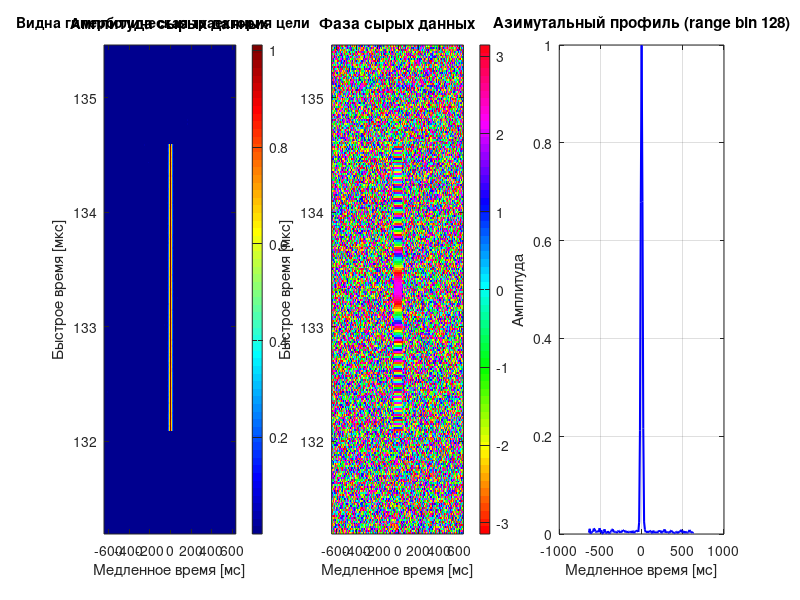
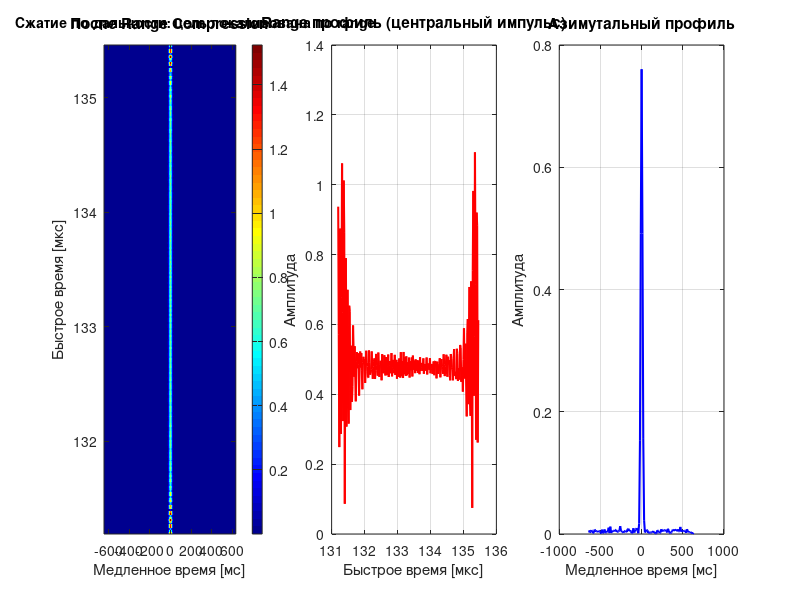
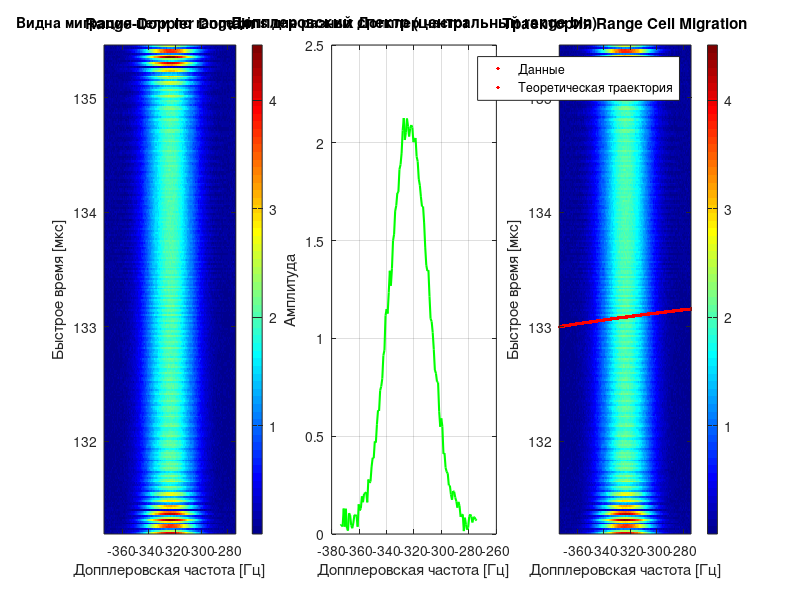
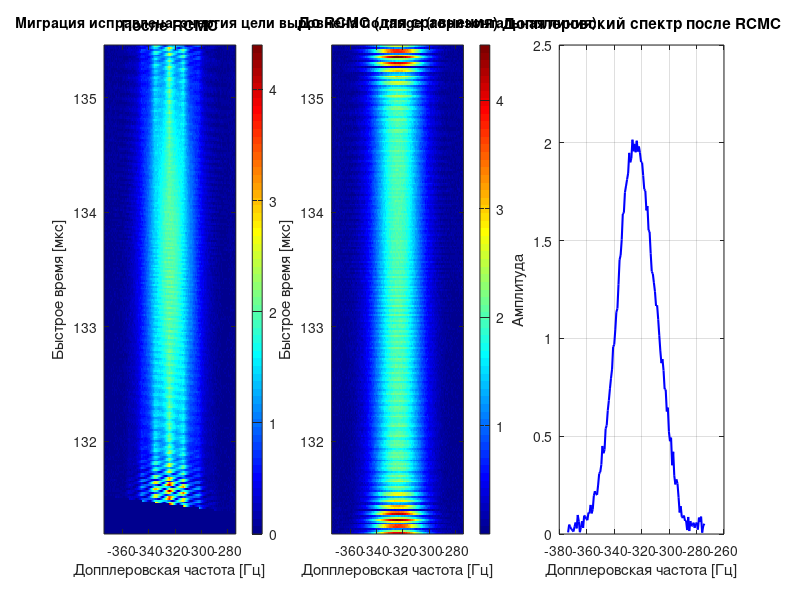

Here is the MATLAB script that generated these plots, in order:
% =========================================================================
% Simplified RDA Demo - Single Point Target
% =========================================================================
%
% Упрощённая демонстрация для изучения каждого этапа RDA
% на примере ОДНОЙ точечной цели
%
% Позволяет:
%   - Визуализировать сигнал на каждом этапе
%   - Понять влияние каждой операции
%   - Экспериментировать с параметрами
%
% =========================================================================

clear; close all; clc;

%% ========================================================================
% ПАРАМЕТРЫ - упрощённые для наглядности
% =========================================================================

c = 3e8;                            % Скорость света [м/с]
f0 = 5.3e9;                         % Несущая частота [Гц]
lambda = c / f0;                    % Длина волны [м]

% Параметры платформы
Vr = 150;                           % Скорость [м/с]

% Параметры сигнала
Tr = 2.5e-6;                        % Длительность импульса [с]
Kr = 20e12;                         % Частота модуляции [Гц/с]
Br = abs(Kr * Tr);                  % Полоса [Гц]

% Параметры дискретизации
Fs = 60e6;                          % Частота дискретизации по range [Гц]
PRF = 100;                          % ЧПИ [Гц]

% Параметры сцены
R0 = 20000;                         % Дистанция до цели [м]
theta_squint = deg2rad(3.5);        % Угол squint [рад]

% Размеры данных (малые для наглядности)
Naz = 128;                          % Число импульсов
Nrg = 256;                          % Отсчётов на импульс

% Доплеровские параметры
f_dc = -2*Vr/lambda * sin(theta_squint); % Допплер центроид [Гц]

fprintf('=== ПАРАМЕТРЫ ===\n');
fprintf('Несущая частота: %.2f ГГц\n', f0/1e9);
fprintf('Длина волны: %.4f м\n', lambda);
fprintf('Разрешение по дальности: %.2f м\n', c/(2*Br));
fprintf('Угол squint: %.2f град\n', rad2deg(theta_squint));
fprintf('Допплер центроид: %.1f Гц\n', f_dc);
fprintf('\n');

%% ========================================================================
% ГЕНЕРАЦИЯ СЫРЫХ ДАННЫХ - одна цель в центре
% =========================================================================

fprintf('Генерация сырых данных для одной цели...\n');

% Оси времени
tau0   = 2*R0/c;                               % задержка до цели
t_fast = tau0 + ((0:Nrg-1) - Nrg/2) / Fs;      % окно вокруг tau0
eta_slow = ((0:Naz-1) - Naz/2) / PRF; % Медленное время [с]

% Положение цели - в центре
eta0 = 0;                           % Цель в центре апертуры
A0 = 1.0;                           % Амплитуда

% Инициализация
S_raw = zeros(Nrg, Naz);

% Генерация сигнала
for m = 1:Naz
    eta = eta_slow(m);
    
    % История дальности (гипербола)
    R_eta = sqrt(R0^2 + Vr^2 * (eta - eta0)^2);
    
    % Задержка
    tau = 2 * R_eta / c;
    
    % Азимутальное окно (Гауссово)
    T_illum = 4.0 / Vr;  % Время освещения [с]
    w_a = exp(-4*log(2)*(eta - eta0)^2 / T_illum^2);
    
    % ЛЧМ сигнал
    t_centered = t_fast - tau;
    range_window = double(abs(t_centered) <= Tr/2);
    chirp = exp(1j * pi * Kr * t_centered.^2);
    
    % Фазовый член
    phase_term = exp(-1j * 4 * pi * R_eta / lambda);
    
    % Сигнал
    S_raw(:, m) = A0 * w_a * phase_term * (range_window .* chirp).';
end

fprintf('Max |S_raw| = %.3f\n', max(abs(S_raw(:))));

% Добавить шум
SNR_dB = 25;
signal_power = sum(abs(S_raw(:)).^2) / numel(S_raw);
noise_power = signal_power / (10^(SNR_dB/10));
S_raw = S_raw + sqrt(noise_power/2) * (randn(size(S_raw)) + 1j*randn(size(S_raw)));

fprintf('Сырые данные: %d × %d\n\n', Nrg, Naz);

%% ========================================================================
% ВИЗУАЛИЗАЦИЯ: Raw Data
% =========================================================================

figure('Name', 'ЭТАП 0: Сырые данные', 'Position', [50 50 1400 500]);

% Амплитуда
subplot(1,3,1);
imagesc(eta_slow*1e3, t_fast*1e6, abs(S_raw));
xlabel('Медленное время [мс]'); ylabel('Быстрое время [мкс]');
title('Амплитуда сырых данных');
colorbar; axis xy; colormap(gca, jet);

% Фаза
subplot(1,3,2);
imagesc(eta_slow*1e3, t_fast*1e6, angle(S_raw));
xlabel('Медленное время [мс]'); ylabel('Быстрое время [мкс]');
title('Фаза сырых данных');
colorbar; axis xy; colormap(gca, hsv);

% Азимутальный профиль (центральный range bin)
subplot(1,3,3);
center_range_bin = round(Nrg/2);
plot(eta_slow*1e3, abs(S_raw(center_range_bin, :)), 'b-', 'LineWidth', 1.5);
xlabel('Медленное время [мс]'); ylabel('Амплитуда');
title(sprintf('Азимутальный профиль (range bin %d)', center_range_bin));
grid on;

% Пояснение
annotation('textbox', [0.02 0.95 0.3 0.04], 'String', ...
    'Видна гиперболическая траектория цели', ...
    'EdgeColor', 'none', 'FontSize', 10, 'FontWeight', 'bold');

pause(1);

%% ========================================================================
% ЭТАП 1: RANGE COMPRESSION
% =========================================================================

fprintf('ЭТАП 1: Range Compression...\n');

% Частотная ось по дальности
f_range = ((0:Nrg-1) - Nrg/2) * (Fs/Nrg);

% Согласованный фильтр (сопряжённый chirp)
H_rc = exp(-1j * pi * f_range.^2 / Kr);
H_rc = H_rc .* (abs(f_range) <= Br/2);

% Применить к каждому импульсу
S_rc = zeros(Nrg, Naz);
for m = 1:Naz
    S_fft = fftshift(fft(S_raw(:, m)));
    S_compressed = S_fft .* H_rc.';
    S_rc(:, m) = ifft(ifftshift(S_compressed));
end

fprintf('  Разрешение по дальности: %.2f м\n\n', c/(2*Br));

%% ВИЗУАЛИЗАЦИЯ: Range Compressed
figure('Name', 'ЭТАП 1: Range Compression', 'Position', [60 60 1400 500]);

subplot(1,3,1);
imagesc(eta_slow*1e3, t_fast*1e6, abs(S_rc));
xlabel('Медленное время [мс]'); ylabel('Быстрое время [мкс]');
title('После Range Compression');
colorbar; axis xy; colormap(gca, jet);

subplot(1,3,2);
plot(t_fast*1e6, abs(S_rc(:, Naz/2)), 'r-', 'LineWidth', 1.5);
xlabel('Быстрое время [мкс]'); ylabel('Амплитуда');
title('Range профиль (центральный импульс)');
grid on;

subplot(1,3,3);
plot(eta_slow*1e3, abs(S_rc(center_range_bin, :)), 'b-', 'LineWidth', 1.5);
xlabel('Медленное время [мс]'); ylabel('Амплитуда');
title('Азимутальный профиль');
grid on;

annotation('textbox', [0.02 0.95 0.4 0.04], 'String', ...
    'Сжатие по дальности: цель локализована по range', ...
    'EdgeColor', 'none', 'FontSize', 10, 'FontWeight', 'bold');

pause(1);

%% ========================================================================
% ЭТАП 2: AZIMUTH FFT → Range-Doppler Domain
% =========================================================================

fprintf('ЭТАП 2: Переход в Range-Doppler домен...\n');

% FFT по азимуту
S_rd = fftshift(fft(S_rc, [], 2), 2);

% Ось Допплеровских частот
f_eta = ((0:Naz-1) - Naz/2) * (PRF/Naz) + f_dc;

fprintf('  Диапазон Допплеровских частот: [%.1f, %.1f] Гц\n\n', ...
        min(f_eta), max(f_eta));

%% ВИЗУАЛИЗАЦИЯ: Range-Doppler Domain
figure('Name', 'ЭТАП 2: Range-Doppler Domain', 'Position', [70 70 1400 500]);

subplot(1,3,1);
imagesc(f_eta, t_fast*1e6, abs(S_rd));
xlabel('Допплеровская частота [Гц]'); ylabel('Быстрое время [мкс]');
title('Range-Doppler Domain');
colorbar; axis xy; colormap(gca, jet);

subplot(1,3,2);
plot(f_eta, abs(S_rd(center_range_bin, :)), 'g-', 'LineWidth', 1.5);
xlabel('Допплеровская частота [Гц]'); ylabel('Амплитуда');
title('Допплеровский спектр (центральный range bin)');
grid on;

% Показать траекторию миграции
subplot(1,3,3);
imagesc(f_eta, t_fast*1e6, abs(S_rd));
xlabel('Допплеровская частота [Гц]'); ylabel('Быстрое время [мкс]');
title('Траектория Range Cell Migration');
colorbar; axis xy; colormap(gca, jet);
hold on;

% Теоретическая траектория миграции
for k = 1:length(f_eta)
    D_f = sqrt(1 - (lambda * f_eta(k) / (2*Vr))^2);
    delta_R = R0 * (D_f - 1);
    t_migration = (2*R0/c) + (2*delta_R/c);
    plot(f_eta(k), t_migration*1e6, 'r.', 'MarkerSize', 8);
end
hold off;
legend('Данные', 'Теоретическая траектория', 'Location', 'best');

annotation('textbox', [0.02 0.95 0.5 0.04], 'String', ...
    'Видна миграция цели по range bins для разных Допплер частот', ...
    'EdgeColor', 'none', 'FontSize', 10, 'FontWeight', 'bold');

pause(1);

%% ========================================================================
% ЭТАП 3: RANGE CELL MIGRATION CORRECTION (RCMC)
% =========================================================================

fprintf('ЭТАП 3: Range Cell Migration Correction...\n');

S_rcmc = zeros(Nrg, Naz);

for m = 1:Naz
    f_eta_m = f_eta(m);
    
    % D функция
    D_f = sqrt(1 - (lambda * f_eta_m / (2*Vr))^2);
    
    % Миграция
    delta_R = R0 * (D_f - 1);
    delta_t = 2 * delta_R / c;
    
    % Сдвинутая временная ось
    t_shifted = t_fast + delta_t;
    
    % Интерполяция
    S_rcmc(:, m) = interp1(t_fast, S_rd(:, m), t_shifted, 'linear', 0);
end

fprintf('  Максимальная миграция: %.3f м\n\n', abs(min(R0 * (sqrt(1 - (lambda * f_eta / (2*Vr)).^2) - 1))));

%% ВИЗУАЛИЗАЦИЯ: After RCMC
figure('Name', 'ЭТАП 3: RCMC', 'Position', [80 80 1400 500]);

subplot(1,3,1);
imagesc(f_eta, t_fast*1e6, abs(S_rcmc));
xlabel('Допплеровская частота [Гц]'); ylabel('Быстрое время [мкс]');
title('После RCMC');
colorbar; axis xy; colormap(gca, jet);

subplot(1,3,2);
imagesc(f_eta, t_fast*1e6, abs(S_rd));
xlabel('Допплеровская частота [Гц]'); ylabel('Быстрое время [мкс]');
title('До RCMC (для сравнения)');
colorbar; axis xy; colormap(gca, jet);

subplot(1,3,3);
plot(f_eta, abs(S_rcmc(center_range_bin, :)), 'b-', 'LineWidth', 1.5);
xlabel('Допплеровская частота [Гц]'); ylabel('Амплитуда');
title('Допплеровский спектр после RCMC');
grid on;

annotation('textbox', [0.02 0.95 0.6 0.04], 'String', ...
    'Миграция исправлена: энергия цели выровнена по range (горизонтальная линия)', ...
    'EdgeColor', 'none', 'FontSize', 10, 'FontWeight', 'bold');

pause(1);

%% ========================================================================
% ЭТАП 4: AZIMUTH COMPRESSION
% =========================================================================

fprintf('ЭТАП 4: Azimuth Compression...\n');

% Азимутальный согласованный фильтр
H_ac = zeros(1, Naz);
for m = 1:Naz
    f_eta_m = f_eta(m);
    D_f = sqrt(1 - (lambda * f_eta_m / (2*Vr))^2);
    H_ac(m) = exp(1j * 4 * pi * R0 * D_f / lambda);
end

% Применить фильтр
S_ac = S_rcmc .* repmat(H_ac, Nrg, 1);

% Обратное FFT по азимуту
S_focused = ifft(ifftshift(S_ac, 2), [], 2);

fprintf('  Изображение сфокусировано!\n\n');

%% ВИЗУАЛИЗАЦИЯ: Focused Image
figure('Name', 'ЭТАП 4: Сфокусированное изображение', 'Position', [90 90 1400 500]);

subplot(1,3,1);
imagesc(eta_slow*1e3, t_fast*1e6, abs(S_focused));
xlabel('Азимут [мс]'); ylabel('Дальность [мкс]');
title('Сфокусированное изображение');
colorbar; axis xy; colormap(gca, jet);
hold on;
% Отметить истинное положение цели
plot(0, (2*R0/c)*1e6, 'r+', 'MarkerSize', 20, 'LineWidth', 3);
hold off;

% Range профиль
subplot(1,3,2);
plot(t_fast*1e6, abs(S_focused(:, Naz/2)), 'r-', 'LineWidth', 1.5);
xlabel('Дальность [мкс]'); ylabel('Амплитуда');
title('Range профиль через цель');
grid on;
xlim([t_fast(1)*1e6, t_fast(end)*1e6]);

% Азимутальный профиль
subplot(1,3,3);
plot(eta_slow*1e3, abs(S_focused(center_range_bin, :)), 'b-', 'LineWidth', 1.5);
xlabel('Азимут [мс]'); ylabel('Амплитуда');
title('Азимутальный профиль через цель');
grid on;
xlim([eta_slow(1)*1e3, eta_slow(end)*1e3]);

annotation('textbox', [0.02 0.95 0.4 0.04], 'String', ...
    'Цель полностью сфокусирована по range и азимуту', ...
    'EdgeColor', 'none', 'FontSize', 10, 'FontWeight', 'bold');

%% ========================================================================
% СРАВНЕНИЕ: До и После
% =========================================================================

figure('Name', 'СРАВНЕНИЕ: До и После фокусировки', 'Position', [100 100 1200 500]);

subplot(1,2,1);
imagesc(eta_slow*1e3, t_fast*1e6, abs(S_raw));
xlabel('Азимут [мс]'); ylabel('Дальность [мкс]');
title('ДО: Сырые данные');
colorbar; axis xy; colormap(gca, jet);

subplot(1,2,2);
imagesc(eta_slow*1e3, t_fast*1e6, abs(S_focused));
xlabel('Азимут [мс]'); ylabel('Дальность [мкс]');
title('ПОСЛЕ: Сфокусированное изображение');
colorbar; axis xy; colormap(gca, jet);
hold on;
plot(0, (2*R0/c)*1e6, 'r+', 'MarkerSize', 20, 'LineWidth', 3);
hold off;

%% ========================================================================
% АНАЛИЗ КАЧЕСТВА ФОКУСИРОВКИ
% =========================================================================

fprintf('=== АНАЛИЗ КАЧЕСТВА ===\n');

% Найти пик
[max_val, max_idx] = max(abs(S_focused(:)));
[peak_range, peak_az] = ind2sub(size(S_focused), max_idx);

fprintf('Пик сигнала:\n');
fprintf('  Range bin: %d (ожидалось ~%d)\n', peak_range, round(Nrg/2));
fprintf('  Azimuth sample: %d (ожидалось ~%d)\n', peak_az, round(Naz/2));
fprintf('  Амплитуда: %.2f\n', max_val);

% PSLR (Peak to Side Lobe Ratio) по range
range_profile = abs(S_focused(:, peak_az));
range_profile = range_profile / max(range_profile); % Нормализация
[~, peak_idx] = max(range_profile);

% Исключить главный лепесток (±5 отсчётов)
mainlobe_width = 5;
sidelobe_region = range_profile;
sidelobe_region(max(1, peak_idx-mainlobe_width):min(Nrg, peak_idx+mainlobe_width)) = 0;
max_sidelobe = max(sidelobe_region);

PSLR_range = 20*log10(1 / max_sidelobe);
fprintf('\nКачество по Range:\n');
fprintf('  PSLR: %.2f дБ\n', PSLR_range);

% PSLR по азимуту
az_profile = abs(S_focused(peak_range, :));
az_profile = az_profile / max(az_profile);
[~, peak_idx_az] = max(az_profile);

sidelobe_region_az = az_profile;
sidelobe_region_az(max(1, peak_idx_az-mainlobe_width):min(Naz, peak_idx_az+mainlobe_width)) = 0;
max_sidelobe_az = max(sidelobe_region_az);

PSLR_az = 20*log10(1 / max_sidelobe_az);
fprintf('\nКачество по Азимуту:\n');
fprintf('  PSLR: %.2f дБ\n', PSLR_az);

%% ========================================================================
% ЭКСПЕРИМЕНТЫ
% =========================================================================

fprintf('\n=== ЭКСПЕРИМЕНТЫ ===\n');
fprintf('Попробуйте изменить параметры в начале файла:\n');
fprintf('  1. theta_squint - увидите изменение f_dc и траектории\n');
fprintf('  2. R0 - изменит величину миграции\n');
fprintf('  3. Vr - повлияет на Допплер и миграцию\n');
fprintf('  4. SNR_dB - уменьшите до 10 дБ и посмотрите на шум\n');
fprintf('\n');

fprintf('=== ГОТОВО ===\n');
fprintf('Все этапы RDA визуализированы.\n');
fprintf('Изучите картинки для понимания каждого шага.\n');
